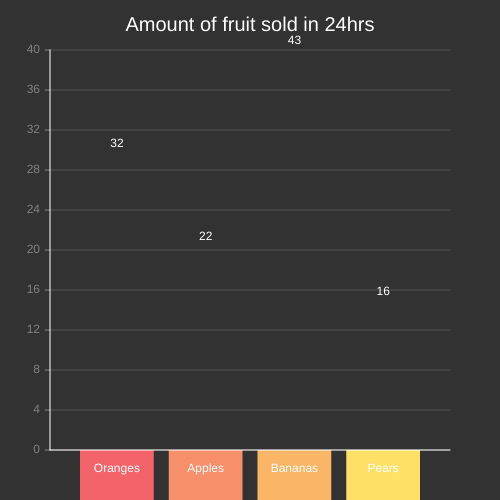
Frame 1 (no input)
Frame 60 (no input): identical to frame 1, image omitted
Frame 120 (the mouse pressed at the canvas centre since frame 60): identical to frame 1, image omitted

The p5.js sketch that drew this single still picture (run headless with seeded random() and noise() and a simulated clock; from frame 60 on, the mouse is pressed at the canvas centre):

// p5.js sketch
// ── sketch.js
//Bar chart using loops and translations!

//let data = [1200, 8600, 2200, 3100, 2200, 2550, 1000];
//To access an element in an array use the array name and the index number to access the properties of the object use dot notation
let data = [
    { value: 32, label: "Oranges" },
    { value: 22, label: "Apples" },
    { value: 43, label: "Bananas" },
    { value: 16, label: "Pears" }
];


let maxValue;
let posX = 50;
let posY = 450;
let showLabels = true;
let showValues = true;

//let sortData = true;
//let sortedData;
let colors;
let margin = 30;
let spacing = 15;
let chartWidth = 400;
let chartHeight = 400;
//Remember bimdas for expressions 
let remainingSpace = chartWidth - (margin * 2) - (spacing * (data.length - 1));
let barWidth = remainingSpace / data.length;

//Variables for ticks
let numTicks = 10;
let tickLength = 5;
let tickSpace = chartHeight / numTicks;
let tickIncrement;


function setup() {
    createCanvas(500, 500);
    background(0);
    colors = [color('#F3646A'), color('#F68F6A'), color('#FAB666'), color('#FFE066')];
    // if (sortData == true) {
    //     sort(data)
    // }

    let listValues = data.map(function(x) { return x.value });
    maxValue = max(listValues);

    tickIncrement = int(maxValue / numTicks);


}

function draw() {
    background(50);

    push();
    translate(posX, posY);
    drawTicks();
    translate(margin, 0);
    drawBars();
    translate(-margin, 0);
    drawAxis();
    pop();
    fill(255);
    textSize(20);
    textAlign(CENTER, TOP);
    text("Amount of fruit sold in 24hrs", width / 2, 15);
}

function drawAxis() {
    //y Axis
    strokeWeight(1);
    stroke(255);
    line(0, 0, 0, -chartHeight);
    //x Axis
    strokeWeight(1);
    stroke(255);
    line(0, 0, chartWidth, 0);
}

function scaledData(_num) {
    let newValue = map(_num, 0, maxValue, 0, chartHeight);
    return newValue;
}

function drawBars() {


    for (let i = 0; i < data.length; i++) {
        fill(colors[i % colors.length]);
        strokeWeight(0);
        rect(i * (barWidth + spacing), 0, barWidth, scaledData(-data[i].value));

        if (showValues) {
            noStroke();
            fill(255);
            textSize(12);
            textAlign(CENTER, BOTTOM);
            text(data[i].value, i * (barWidth + spacing) + barWidth / 2, scaledData(-data[i].value) - 3);
        }

        if (showLabels) {
            noStroke();
            fill(255);
            textSize(12);
            textAlign(CENTER, BOTTOM);
            text(data[i].label, i * (barWidth + spacing) + barWidth / 2, 25);
        }

    }
}

function drawTicks() {
    textSize(12);
    textAlign(RIGHT, CENTER);
    for (let i = 0; i <= numTicks; i++) {
        stroke(255, 100);
        strokeWeight(1);
        line(0, i * -tickSpace, -tickLength, i * -tickSpace);

        stroke(255, 40);
        strokeWeight(1);
        line(0, i * -tickSpace, chartWidth, i * -tickSpace);

        noStroke();
        fill(255, 100);
        text(i * tickIncrement, -10, -i * tickSpace);
    }
}
